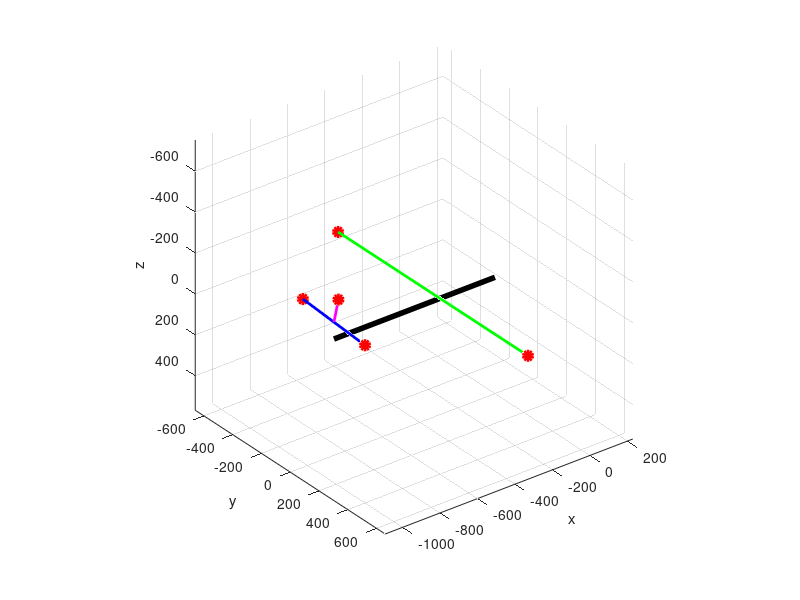

Recreate this plot in MATLAB.
% Display 3-D representation of airplane LED model


clear all
close all
clc

load LEDPos.mat
xCV = LEDPoscopy2(:,1);
yCV = LEDPoscopy2(:,2);
zCV = LEDPoscopy2(:,3);



% convert to typical NED frame
x = zCV;
y = xCV;
z = yCV;


% plot the LED positions in 3D space
plot3(x,y,z,'ro','LineWidth',3,'MarkerFaceColor','r');
hold on
plot3([x(1) x(5)],[y(1) y(5)],[z(1) z(5)],'g','LineWidth',2)
plot3([x(2) x(4)],[y(2) y(4)],[z(2) z(4)],'b','LineWidth',2)
plot3([mean([x(2) x(4)]) x(3)],...
[mean([y(2) y(4)]) y(3)],...
[mean([z(2) z(4)]) z(3)],'m','LineWidth',2)
plot3([mean([x(2) x(4)]) 0],...
[mean([y(2) y(4)]) 0],...
[0 0],'k','LineWidth',4)
%plot3([x(2) x(3)],[y(2) y(3)],[z(2) z(3)],'k','LineWidth',1)
%plot3([x(4) x(3)],[y(4) y(3)],[z(4) z(3)],'k','LineWidth',1)
%plot3([x(1) x(3)],[y(1) y(3)],[z(1) z(3)],'k','LineWidth',1)

grid on
axis equal
set(gca,'ZDir','reverse','YDir','reverse')
xlabel('x')
ylabel('y')
zlabel('z')



% First guesses at identifying LEDs:
%
% 1) Compute the mean piont of all 5 LEDs  (will be pulled near the tail)
% 2) Choose the point that lies the farthest distance from the mean point
%    (this must be a wingtip)
% 3) Decide if this is a left or right wingtip (left or right of mean point?)
% 4) Find the closest point to this wingtip -- this will be the horizontal of
% the same side
% 5) 

% 5) Compute the slope (angle) of the line connecting these two points
% 6) Pick any two of the remaining 3 LEDs and for each, compute the slope
% (angle) made by connecting this point to the two otheres
% 7) The closest to being colinear with the wings is the horizontal stabilizer
% 8) Left stabilizer will be closest to left wingtip
